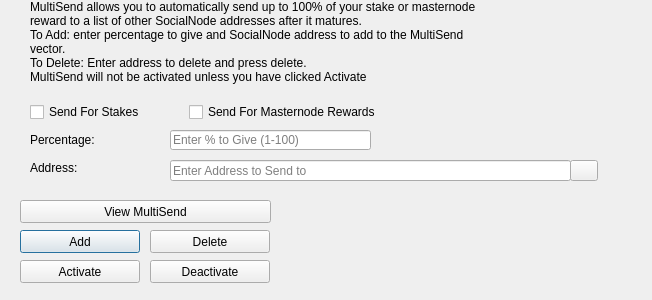
<?xml version="1.0" encoding="UTF-8"?>
<ui version="4.0">
 <class>MultiSendDialog</class>
 <widget class="QDialog" name="MultiSendDialog">
  <property name="windowModality">
   <enum>Qt::NonModal</enum>
  </property>
  <property name="geometry">
   <rect>
    <x>0</x>
    <y>0</y>
    <width>652</width>
    <height>300</height>
   </rect>
  </property>
  <property name="windowTitle">
   <string>MultiSend</string>
  </property>
  <widget class="QLineEdit" name="multiSendPercentEdit">
   <property name="geometry">
    <rect>
     <x>170</x>
     <y>130</y>
     <width>201</width>
     <height>20</height>
    </rect>
   </property>
   <property name="toolTip">
    <string>Enter whole numbers 1 - 100</string>
   </property>
   <property name="placeholderText">
    <string>Enter % to Give (1-100)</string>
   </property>
  </widget>
  <widget class="QLineEdit" name="multiSendAddressEdit">
   <property name="geometry">
    <rect>
     <x>170</x>
     <y>160</y>
     <width>401</width>
     <height>21</height>
    </rect>
   </property>
   <property name="toolTip">
    <string/>
   </property>
   <property name="placeholderText">
    <string>Enter Address to Send to</string>
   </property>
  </widget>
  <widget class="QLabel" name="label_2">
   <property name="geometry">
    <rect>
     <x>30</x>
     <y>0</y>
     <width>451</width>
     <height>121</height>
    </rect>
   </property>
   <property name="lineWidth">
    <number>1</number>
   </property>
   <property name="text">
    <string>MultiSend allows you to automatically send up to 100% of your stake or masternode reward to a list of other SocialNode addresses after it matures.
To Add: enter percentage to give and SocialNode address to add to the MultiSend vector.
To Delete: Enter address to delete and press delete.
MultiSend will not be activated unless you have clicked Activate</string>
   </property>
   <property name="alignment">
    <set>Qt::AlignLeading|Qt::AlignLeft|Qt::AlignTop</set>
   </property>
   <property name="wordWrap">
    <bool>true</bool>
   </property>
  </widget>
  <widget class="QLabel" name="message">
   <property name="geometry">
    <rect>
     <x>290</x>
     <y>200</y>
     <width>351</width>
     <height>91</height>
    </rect>
   </property>
   <property name="text">
    <string/>
   </property>
  </widget>
  <widget class="QPushButton" name="addButton">
   <property name="geometry">
    <rect>
     <x>20</x>
     <y>230</y>
     <width>120</width>
     <height>23</height>
    </rect>
   </property>
   <property name="toolTip">
    <string/>
   </property>
   <property name="statusTip">
    <string>Add to MultiSend Vector</string>
   </property>
   <property name="text">
    <string>Add</string>
   </property>
  </widget>
  <widget class="QPushButton" name="disableButton">
   <property name="geometry">
    <rect>
     <x>150</x>
     <y>260</y>
     <width>120</width>
     <height>23</height>
    </rect>
   </property>
   <property name="statusTip">
    <string>Deactivate MultiSend</string>
   </property>
   <property name="text">
    <string>Deactivate</string>
   </property>
  </widget>
  <widget class="QPushButton" name="addressBookButton">
   <property name="geometry">
    <rect>
     <x>570</x>
     <y>160</y>
     <width>28</width>
     <height>21</height>
    </rect>
   </property>
   <property name="toolTip">
    <string>Choose an address from the address book</string>
   </property>
   <property name="text">
    <string/>
   </property>
   <property name="icon">
    <iconset resource="../socialnode.qrc">
     <normaloff>:/icons/address-book</normaloff>:/icons/address-book</iconset>
   </property>
   <property name="shortcut">
    <string>Alt+A</string>
   </property>
   <property name="autoDefault">
    <bool>false</bool>
   </property>
  </widget>
  <widget class="QLabel" name="label">
   <property name="geometry">
    <rect>
     <x>30</x>
     <y>130</y>
     <width>121</width>
     <height>20</height>
    </rect>
   </property>
   <property name="toolTip">
    <string>Percentage of stake to send</string>
   </property>
   <property name="text">
    <string>Percentage:</string>
   </property>
  </widget>
  <widget class="QLabel" name="label_5">
   <property name="geometry">
    <rect>
     <x>30</x>
     <y>160</y>
     <width>111</width>
     <height>16</height>
    </rect>
   </property>
   <property name="toolTip">
    <string>Address to send portion of stake to</string>
   </property>
   <property name="text">
    <string>Address:</string>
   </property>
  </widget>
  <widget class="QPushButton" name="deleteButton">
   <property name="geometry">
    <rect>
     <x>150</x>
     <y>230</y>
     <width>120</width>
     <height>23</height>
    </rect>
   </property>
   <property name="toolTip">
    <string/>
   </property>
   <property name="statusTip">
    <string>Delete Address From MultiSend Vector</string>
   </property>
   <property name="text">
    <string>Delete</string>
   </property>
  </widget>
  <widget class="QPushButton" name="activateButton">
   <property name="geometry">
    <rect>
     <x>20</x>
     <y>260</y>
     <width>120</width>
     <height>23</height>
    </rect>
   </property>
   <property name="statusTip">
    <string>Activate MultiSend</string>
   </property>
   <property name="text">
    <string>Activate</string>
   </property>
  </widget>
  <widget class="QPushButton" name="viewButton">
   <property name="geometry">
    <rect>
     <x>20</x>
     <y>200</y>
     <width>251</width>
     <height>23</height>
    </rect>
   </property>
   <property name="toolTip">
    <string/>
   </property>
   <property name="statusTip">
    <string>View MultiSend Vector</string>
   </property>
   <property name="text">
    <string>View MultiSend</string>
   </property>
  </widget>
  <widget class="QWidget" name="horizontalLayoutWidget">
   <property name="geometry">
    <rect>
     <x>30</x>
     <y>100</y>
     <width>351</width>
     <height>24</height>
    </rect>
   </property>
   <layout class="QHBoxLayout" name="horizontalLayout">
    <item>
     <widget class="QCheckBox" name="multiSendStakeCheckBox">
      <property name="text">
       <string>Send For Stakes</string>
      </property>
     </widget>
    </item>
    <item>
     <widget class="QCheckBox" name="multiSendMasternodeCheckBox">
      <property name="text">
       <string>Send For Masternode Rewards</string>
      </property>
     </widget>
    </item>
   </layout>
  </widget>
 </widget>
 <resources>
  <include location="../socialnode.qrc"/>
 </resources>
 <connections/>
</ui>
